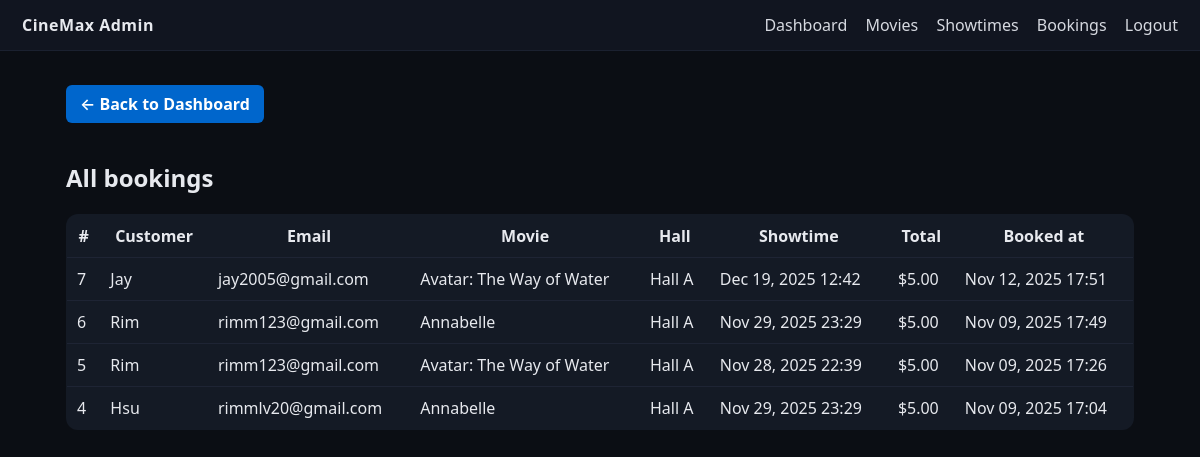
Screenshot of /admin_bookings.php (signed in) with the database file from the repository.
### tables this page shows
CREATE TABLE `bookings` (
  `id` int(11) NOT NULL,
  `user_id` int(11) NOT NULL,
  `showtime_id` int(11) NOT NULL,
  `total_price` decimal(10,2) NOT NULL DEFAULT 0.00,
  `created_at` timestamp NOT NULL DEFAULT current_timestamp()
);

CREATE TABLE `users` (
  `id` int(11) NOT NULL,
  `name` varchar(100) NOT NULL,
  `username` varchar(100) DEFAULT NULL,
  `email` varchar(190) NOT NULL,
  `password_hash` varchar(255) NOT NULL,
  `role` enum('customer','admin') NOT NULL DEFAULT 'customer',
  `created_at` timestamp NOT NULL DEFAULT current_timestamp()
);

CREATE TABLE `movies` (
  `id` int(11) NOT NULL,
  `title` varchar(200) NOT NULL,
  `poster_url` varchar(500) DEFAULT NULL,
  `rating` varchar(10) DEFAULT NULL,
  `duration_mins` int(11) DEFAULT NULL,
  `description` text DEFAULT NULL,
  `created_at` timestamp NOT NULL DEFAULT current_timestamp()
);

CREATE TABLE `auditoriums` (
  `id` int(11) NOT NULL,
  `name` varchar(100) NOT NULL,
  `rows` int(11) NOT NULL,
  `cols` int(11) NOT NULL
);

CREATE TABLE `showtimes` (
  `id` int(11) NOT NULL,
  `movie_id` int(11) NOT NULL,
  `auditorium_id` int(11) NOT NULL,
  `show_datetime` datetime NOT NULL,
  `price` decimal(10,2) NOT NULL DEFAULT 0.00
);

### admin_bookings.php (the view, shortened to what this page needs)
<?php
$pdo = db();
$rows = $pdo->query("
SELECT b.id, u.name as customer, u.email, b.total_price, b.created_at,
       m.title, a.name AS hall, s.show_datetime
FROM bookings b
JOIN users u      ON u.id = b.user_id
JOIN showtimes s  ON s.id = b.showtime_id
JOIN movies m     ON m.id = s.movie_id
JOIN auditoriums a ON a.id = s.auditorium_id
ORDER BY b.created_at DESC
")->fetchAll();
?>
<!doctype html>
<html>
<head>
  <link rel="stylesheet" href="/cinemax/assets/style.css">
</head>
<body>
<header class="nav">
  <div class="brand">CineMax Admin</div>
  <nav>
    <a href="/cinemax/admin.php">Dashboard</a>
    <a href="/cinemax/admin_movies.php">Movies</a>
    <a href="/cinemax/admin_showtimes.php">Showtimes</a>
    <a href="/cinemax/admin_bookings.php">Bookings</a>
    <a href="/cinemax/logout.php">Logout</a>
  </nav>
</header>
<main class="container">
  <a href="/cinemax/admin.php" class="back-btn">← Back to Dashboard</a>
  <h2>All bookings</h2>
  <table class="table">
    <tr>
      <th>#</th>
      <th>Customer</th>
      <th>Email</th>
      <th>Movie</th>
      <th>Hall</th>
      <th>Showtime</th>
      <th>Total</th>
      <th>Booked at</th>
    </tr>
    <?php foreach ($rows as $r): ?>
    <tr>
      <td><?= $r['id'] ?></td>
      <td><?= htmlspecialchars($r['customer']) ?></td>
      <td><?= htmlspecialchars($r['email']) ?></td>
      <td><?= htmlspecialchars($r['title']) ?></td>
      <td><?= htmlspecialchars($r['hall']) ?></td>
      <td><?= date('M d, Y H:i', strtotime($r['show_datetime'])) ?></td>
      <td>$<?= number_format($r['total_price'], 2) ?></td>
      <td><?= date('M d, Y H:i', strtotime($r['created_at'])) ?></td>
    </tr>
    <?php endforeach; ?>
  </table>
</main>
</body>
</html>

### assets/style.css (style rules this page uses)
* { box-sizing:border-box }
body { font-family:system-ui,-apple-system,Segoe UI,Roboto,Ubuntu,Helvetica,Arial,sans-serif;margin:0;background:#0b0e14;color:#e7e9ee }
.nav { display:flex;justify-content:space-between;align-items:center;padding:14px 22px;background:#111520;border-bottom:1px solid #1b2130 }
.nav .brand { font-weight:700;letter-spacing:.5px }
.nav a,.nav .hello { color:#d6d9e0;text-decoration:none;margin-left:14px }
.container { max-width:1100px;margin:24px auto;padding:0 16px }
.table { width:100%;border-collapse:collapse;background:#141a25;border:1px solid #1e2434;border-radius:12px;overflow:hidden }
.table th,.table td { padding:10px;border-bottom:1px solid #1e2434 }

### admin_bookings.php (style rules this page uses)
.back-btn { display:inline-block; background:#0066cc; color:#fff; text-decoration:none; padding:8px 14px; border-radius:6px; margin:10px 0 18px; transition:.2s; font-weight:600; }

### rows the page displays
bookings: id "7", user.name "Jay", user.email "jay2005@gmail.com", movies.title "Avatar: The Way of Water", auditoriums.name "Hall A", showtime.show_datetime "Dec 19, 2025 12:42", total_price "5.00", created_at "Nov 12, 2025 17:51"
bookings: id "6", user.name "Rim", user.email "rimm123@gmail.com", movies.title "Annabelle", auditoriums.name "Hall A", showtime.show_datetime "Nov 29, 2025 23:29", total_price "5.00", created_at "Nov 09, 2025 17:49"
bookings: id "5", user.name "Rim", user.email "rimm123@gmail.com", movies.title "Avatar: The Way of Water", auditoriums.name "Hall A", showtime.show_datetime "Nov 28, 2025 22:39", total_price "5.00", created_at "Nov 09, 2025 17:26"
bookings: id "4", user.name "Hsu", user.email "rimmlv20@gmail.com", movies.title "Annabelle", auditoriums.name "Hall A", showtime.show_datetime "Nov 29, 2025 23:29", total_price "5.00", created_at "Nov 09, 2025 17:04"
